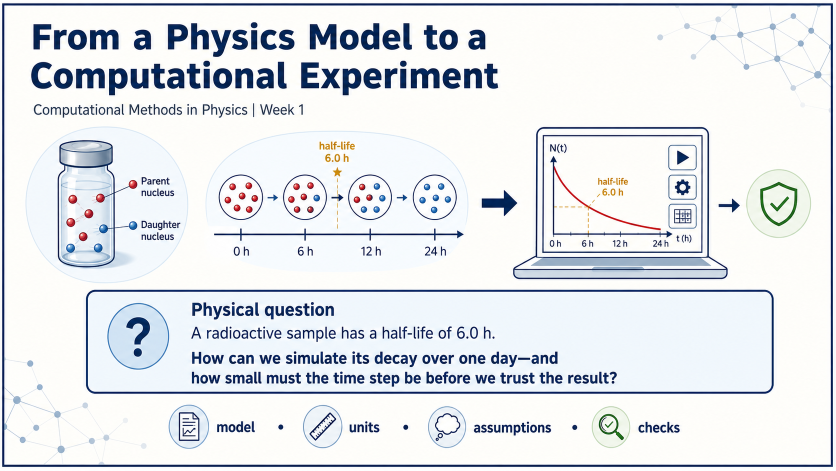
#> input picture Week01/.agent/lecture-slides/01_From_a_Physics_Model_to_a_Computational_Experiment.png, 1672 x 941 px (shown at 1/2 size)
$ python -i normalize_raster_week01.py   (imports and definitions only)
#> lines starting #> are read from the running program, lines starting #| are printed output that depends on the picture; after the words box and inside, x2 and y2 are one past the last pixel; in counts of white or black regions, pixels touching at a corner belong together
#!/usr/bin/env python3
"""Normalize ImageGen slide rasters without adding visible slide content.

The source images are complete ImageGen slides. This helper only removes the
generator's near-white canvas tint, preserves aspect ratio while fitting the
image inside a 1920x1080 white canvas, and adds a quiet left/top safe margin so
the locked title anchor is approximately 6% / 5.5% for the course master.
"""

from __future__ import annotations

import argparse
from pathlib import Path

import numpy as np
from PIL import Image


TARGET_W = 1920
TARGET_H = 1080
CONTENT_W = 1870
CONTENT_H = 1052
LEFT_PAD = 50
TOP_PAD = 14
TITLE_X = 110
TITLE_Y = 60


def flatten_near_white(image: Image.Image) -> Image.Image:
    """Make the generated canvas genuinely white without flattening ink."""

    rgb = image.convert("RGB")
    pixels = rgb.load()
    for y in range(rgb.height):
        for x in range(rgb.width):
            r, g, b = pixels[x, y]
            # Keep pale coloured cards, but remove the generator's neutral
            # 250–255 canvas haze and compression flecks.
            if min(r, g, b) >= 250 and max(r, g, b) - min(r, g, b) <= 3:
                pixels[x, y] = (255, 255, 255)
    return rgb


def align_title_anchor(image: Image.Image) -> Image.Image:
    """Translate the generated raster so the title band shares one anchor."""

    array = np.asarray(image.convert("RGB"))
    title_band = array[20:180]
    title_mask = (
        (title_band[:, :, 0] < 120)
        & (title_band[:, :, 1] < 135)
        & (title_band[:, :, 2] < 175)
    )
    title_y, title_x = np.where(title_mask)
    if title_x.size == 0:
        return image

    delta_x = TITLE_X - int(title_x.min())
    delta_y = TITLE_Y - int(title_y.min() + 20)
    # Keep the entire generated slide visible if a long title or a card sits
    # near an edge. The target is approximate by design, while crop safety is
    # non-negotiable.
    all_mask = np.any(array < 230, axis=2)
    all_y, all_x = np.where(all_mask)
    if all_x.size:
        delta_x = max(-int(all_x.min()), min(int(image.width - 1 - all_x.max()), delta_x))
    if all_y.size:
        delta_y = max(-int(all_y.min()), min(int(image.height - 1 - all_y.max()), delta_y))
    if delta_x == 0 and delta_y == 0:
        return image

    aligned = Image.new("RGB", image.size, (255, 255, 255))
    aligned.paste(image, (delta_x, delta_y))
    return aligned


def normalize(source: Path, destination: Path) -> None:
#> called with destination = 'out.png'
    image = flatten_near_white(Image.open(source))
#> in flatten_near_white, rgb is the input picture: PIL image 1672x941 RGB; mean R, G, B 226.6, 230.1, 234.2
    fitted = image.resize((CONTENT_W, CONTENT_H), Image.Resampling.LANCZOS)
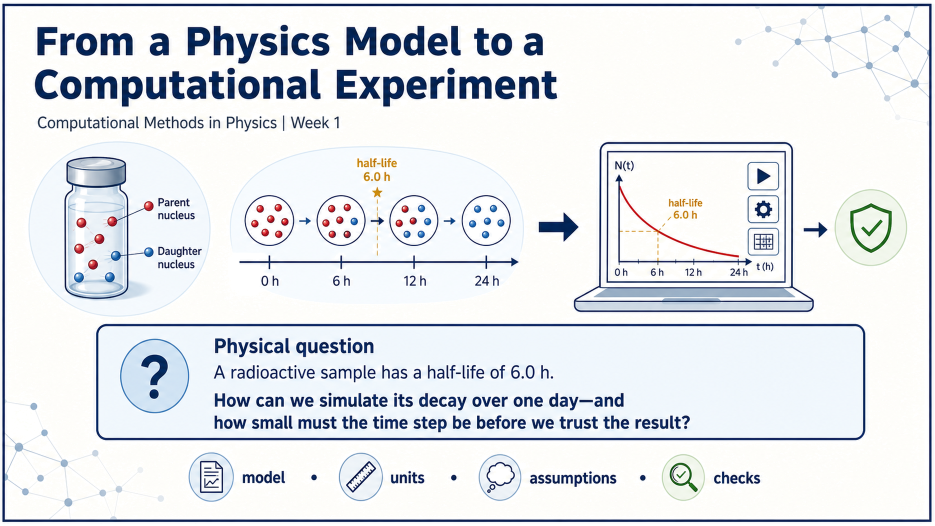
#> fitted: PIL image 1870x1052 RGB (shown at 1/2 size); mean R, G, B 226.8, 230.2, 234.5
    canvas = Image.new("RGB", (TARGET_W, TARGET_H), (255, 255, 255))
#> canvas: PIL image 1920x1080 RGB; every value is 255
    canvas.paste(fitted, (LEFT_PAD, TOP_PAD))
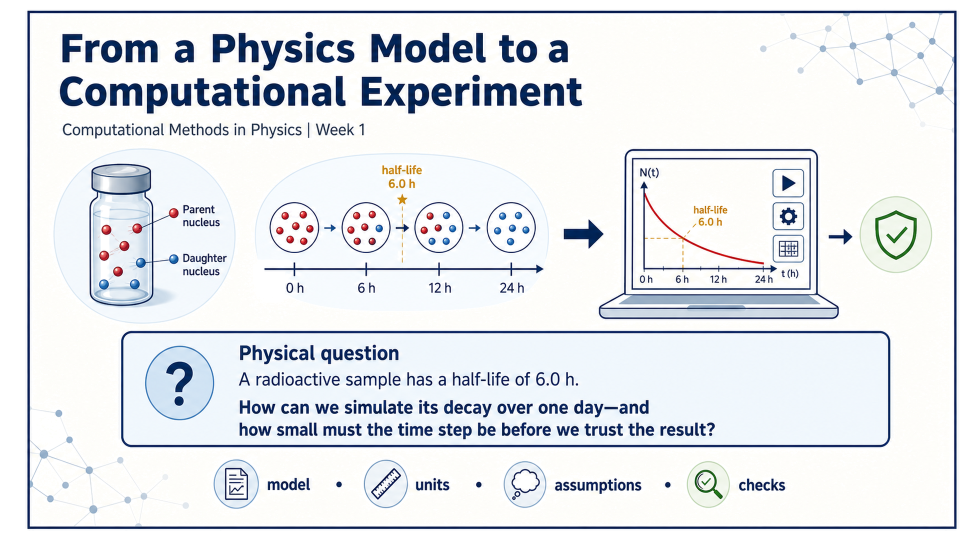
#> canvas: PIL image 1920x1080 RGB (shown at 1/2 size); mean R, G, B 228.3, 231.5, 235.6
    canvas = align_title_anchor(canvas)
#> in align_title_anchor, `title_band = array[20:180]`:
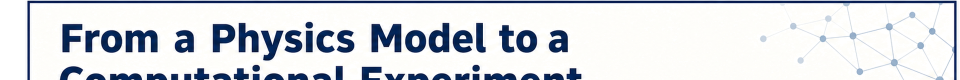
#> title_band: shape (160, 1920, 3) (shown at 1/2 size); mean R, G, B 215.7, 219.4, 225
#> in align_title_anchor, `title_mask = ( (title_band[:, :, 0] < 120) & (title_band[:, :, 1] < 13..`:
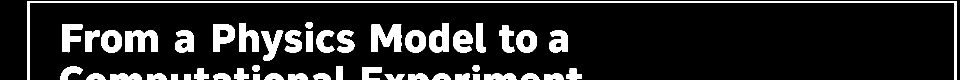
#> title_mask: shape (160, 1920) bool (shown at 1/2 size); 14.3% white; 48 white regions, largest, box (x1, y1, x2, y2) and area: (55, 2, 1913, 160) 8856, (743, 48, 803, 104) 2284, (251, 61, 315, 104) 1910
#> in align_title_anchor, `delta_x = TITLE_X - int(title_x.min())`: delta_x = 55
#> in align_title_anchor, `delta_y = TITLE_Y - int(title_y.min() + 20)`: delta_y = 38
#> in align_title_anchor, `all_mask = np.any(array < 230, axis=2)`:
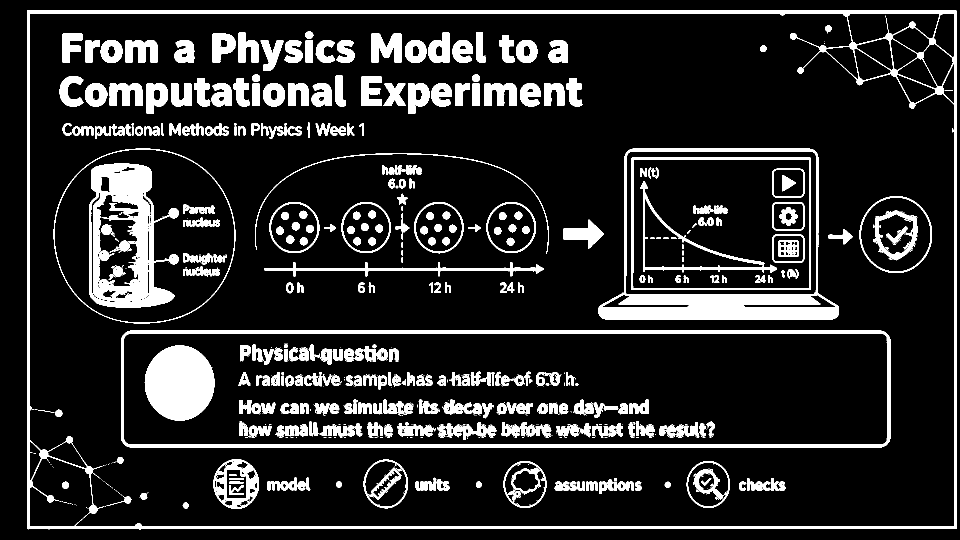
#> all_mask: shape (1080, 1920) bool (shown at 1/2 size); 14.4% white; 975 white regions (548 under 20 px), largest, box (x1, y1, x2, y2) and area: (54, 21, 1914, 1059) 40659, (1197, 297, 1678, 639) 25340, (178, 327, 358, 615) 24306
#> in align_title_anchor, `delta_x = max(-int(all_x.min()), min(int(image.width - 1 - all_x.max()..`: delta_x = 6
#> in align_title_anchor, `delta_y = max(-int(all_y.min()), min(int(image.height - 1 - all_y.max(..`: delta_y = 21
#> in align_title_anchor, `aligned.paste(image, (delta_x, delta_y))`:
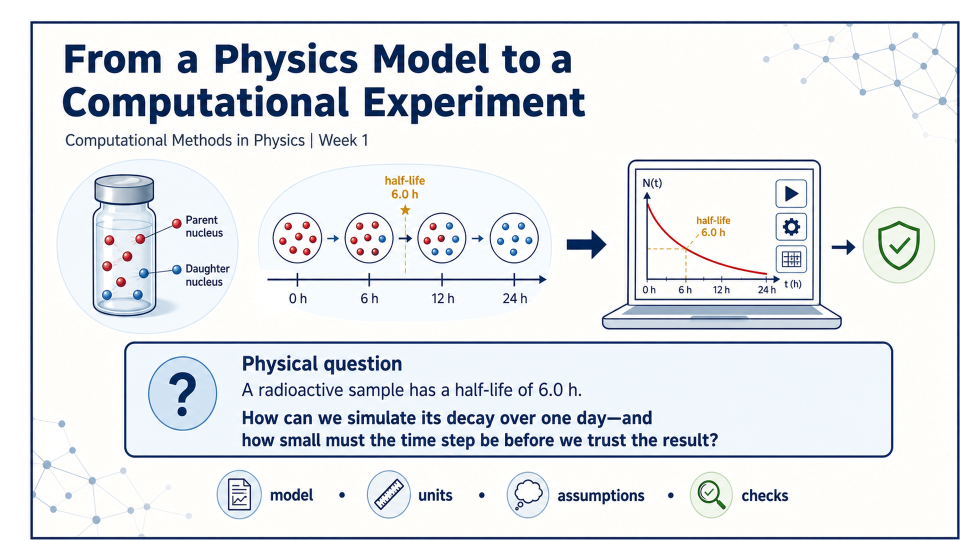
#> aligned: PIL image 1920x1080 RGB (shown at 1/2 size); mean R, G, B 228.3, 231.5, 235.6
#> (the run stopped early here; a loop or call above may not have finished)

$ run again, on Week01/.agent/lecture-slides/03_The_Radioactive_Decay_Model.png
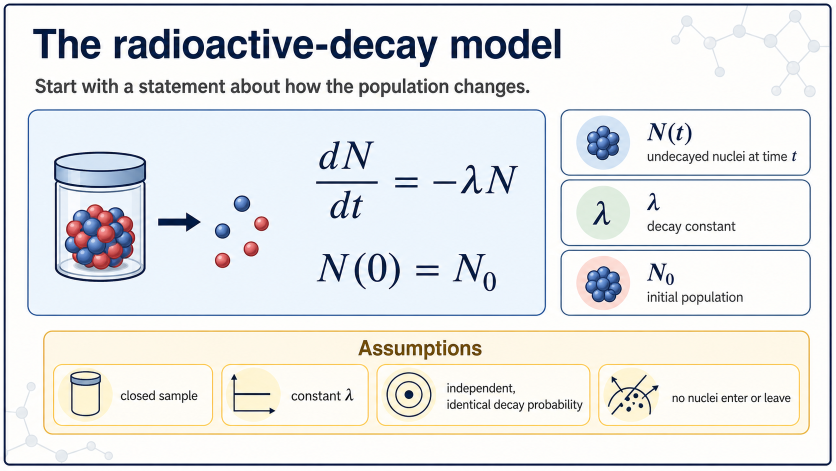
#> input picture Week01/.agent/lecture-slides/03_The_Radioactive_Decay_Model.png, 1672 x 941 px (shown at 1/2 size)
#> in flatten_near_white, rgb is the input picture: PIL image 1672x941 RGB; mean R, G, B 229.9, 231.3, 231.8
#> in align_title_anchor, `title_mask = ( (title_band[:, :, 0] < 120) & (title_band[:, :, 1] < 13..`:
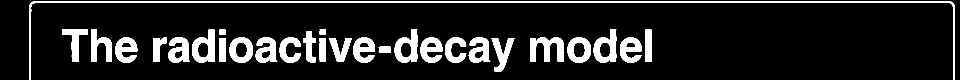
#> title_mask: shape (160, 1920) bool (shown at 1/2 size); 13.1% white; 28 white regions, largest, box (x1, y1, x2, y2) and area: (58, 2, 1910, 160) 8611, (1060, 75, 1128, 124) 2050, (789, 59, 835, 126) 1733
#> in align_title_anchor, `delta_x = TITLE_X - int(title_x.min())`: delta_x = 52
#> in align_title_anchor, `delta_y = TITLE_Y - int(title_y.min() + 20)`: delta_y = 38
#> all_mask: shape (1080, 1920) bool; 16.5% white; 734 white regions (393 under 20 px), largest, box (x1, y1, x2, y2) and area: (169, 352, 378, 645) 43854, (57, 21, 1911, 1056) 38610, (146, 752, 1862, 987) 18769
#> in align_title_anchor, `delta_x = max(-int(all_x.min()), min(int(image.width - 1 - all_x.max()..`: delta_x = 9
#> in align_title_anchor, `delta_y = max(-int(all_y.min()), min(int(image.height - 1 - all_y.max(..`: delta_y = 24
#> in align_title_anchor, `aligned.paste(image, (delta_x, delta_y))`:
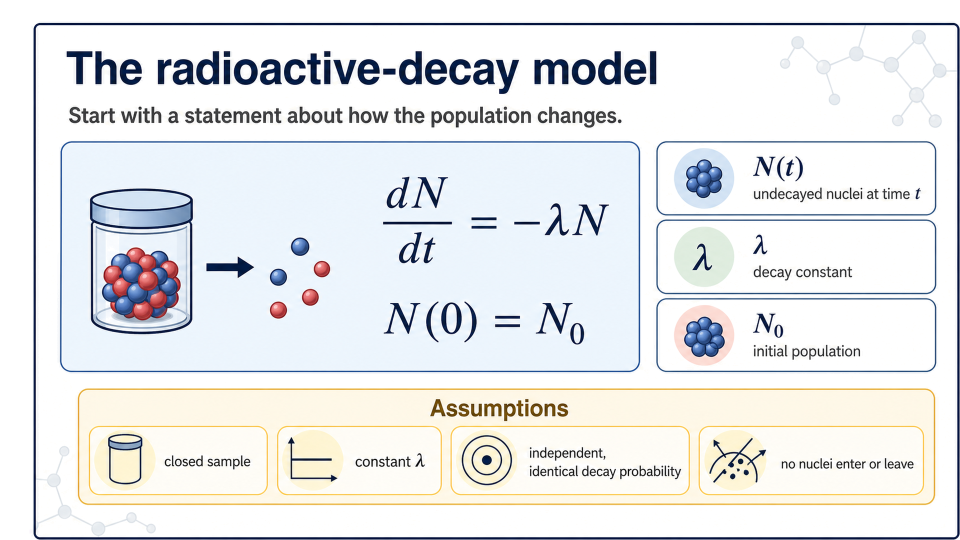
#> aligned: PIL image 1920x1080 RGB (shown at 1/2 size); mean R, G, B 231.6, 233.1, 234

$ run again, on Week01/.agent/lecture-slides/04_Units_and_Predictions.png
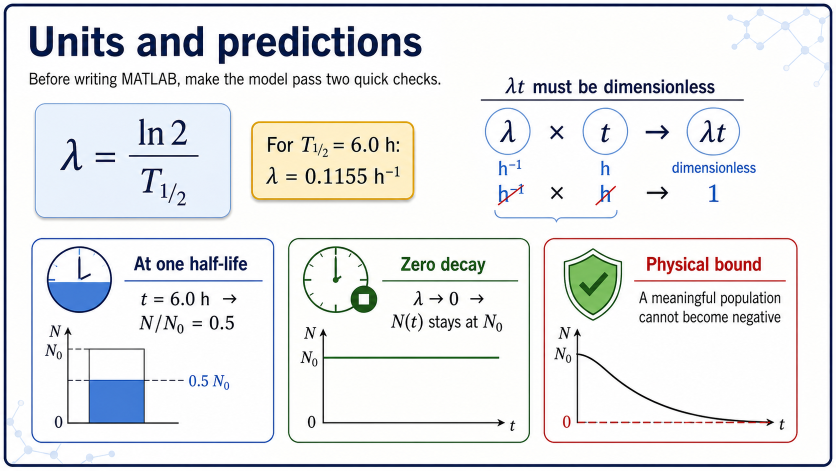
#> input picture Week01/.agent/lecture-slides/04_Units_and_Predictions.png, 1672 x 941 px (shown at 1/2 size)
#> in flatten_near_white, rgb is the input picture: PIL image 1672x941 RGB; mean R, G, B 231.3, 232.6, 233.9
#> in align_title_anchor, `title_mask = ( (title_band[:, :, 0] < 120) & (title_band[:, :, 1] < 13..`:
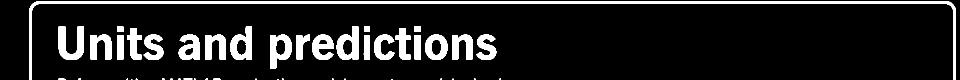
#> title_mask: shape (160, 1920) bool (shown at 1/2 size); 12.3% white; 45 white regions (19 under 20 px), largest, box (x1, y1, x2, y2) and area: (58, 2, 1912, 160) 12862, (117, 52, 168, 120) 1995, (540, 69, 584, 137) 1759
#> in align_title_anchor, `delta_x = TITLE_X - int(title_x.min())`: delta_x = 52
#> in align_title_anchor, `delta_y = TITLE_Y - int(title_y.min() + 20)`: delta_y = 38
#> all_mask: shape (1080, 1920) bool; 14.8% white; 495 white regions (161 under 20 px), largest, box (x1, y1, x2, y2) and area: (611, 284, 980, 468) 66981, (58, 21, 1913, 1059) 49002, (193, 745, 451, 962) 14860
#> in align_title_anchor, `delta_x = max(-int(all_x.min()), min(int(image.width - 1 - all_x.max()..`: delta_x = 7
#> in align_title_anchor, `delta_y = max(-int(all_y.min()), min(int(image.height - 1 - all_y.max(..`: delta_y = 21
#> in align_title_anchor, `aligned.paste(image, (delta_x, delta_y))`:
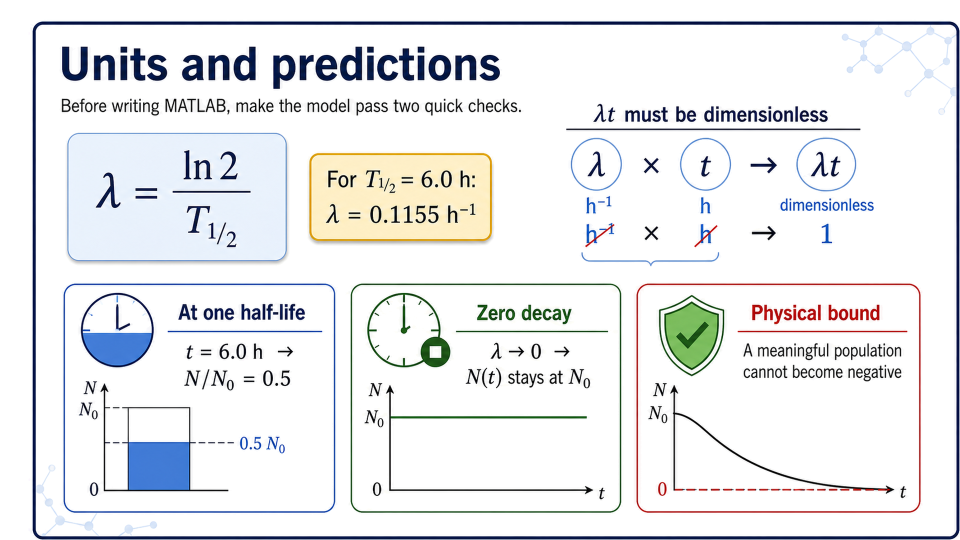
#> aligned: PIL image 1920x1080 RGB (shown at 1/2 size); mean R, G, B 233.3, 234.6, 236.2

$ run again, on Week01/.agent/lecture-slides/05_Forward_Euler_Time_Step_Rule.png
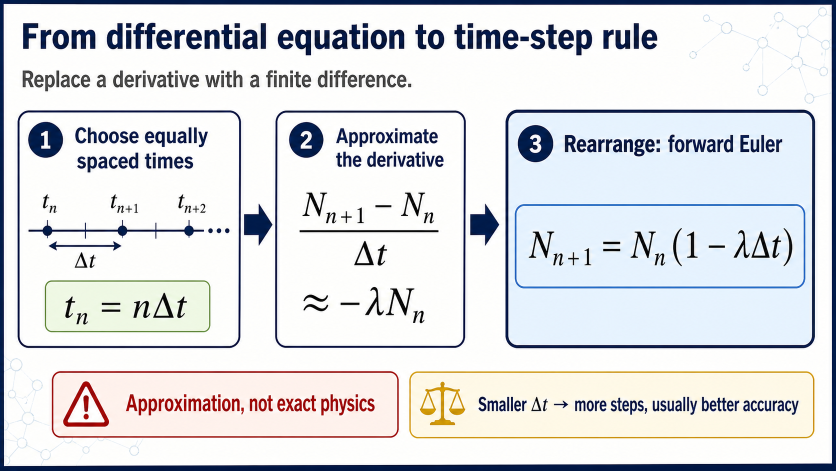
#> input picture Week01/.agent/lecture-slides/05_Forward_Euler_Time_Step_Rule.png, 1672 x 941 px (shown at 1/2 size)
#> in flatten_near_white, rgb is the input picture: PIL image 1672x941 RGB; mean R, G, B 220.1, 221.7, 225
#> in align_title_anchor, `title_mask = ( (title_band[:, :, 0] < 120) & (title_band[:, :, 1] < 13..`:
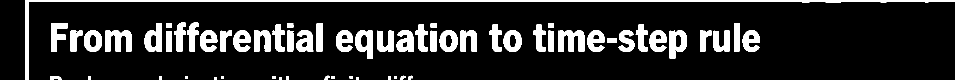
#> title_mask: shape (160, 1920) bool (shown at 1/2 size); 15% white; 61 white regions, largest, box (x1, y1, x2, y2) and area: (50, 0, 1920, 160) 9988, (1116, 60, 1169, 103) 1593, (210, 60, 263, 103) 1552
#> in align_title_anchor, `delta_x = TITLE_X - int(title_x.min())`: delta_x = 60
#> in align_title_anchor, `delta_y = TITLE_Y - int(title_y.min() + 20)`: delta_y = 40
#> all_mask: shape (1080, 1920) bool; 23.1% white; 2229 white regions (1646 under 20 px), largest, box (x1, y1, x2, y2) and area: (1180, 258, 1874, 793) 144625, (50, 14, 1920, 1066) 64809, (150, 640, 521, 758) 37510
#> in align_title_anchor, `delta_x = max(-int(all_x.min()), min(int(image.width - 1 - all_x.max()..`: delta_x = 0
#> in align_title_anchor, `delta_y = max(-int(all_y.min()), min(int(image.height - 1 - all_y.max(..`: delta_y = 14
#> in align_title_anchor, `aligned.paste(image, (delta_x, delta_y))`:
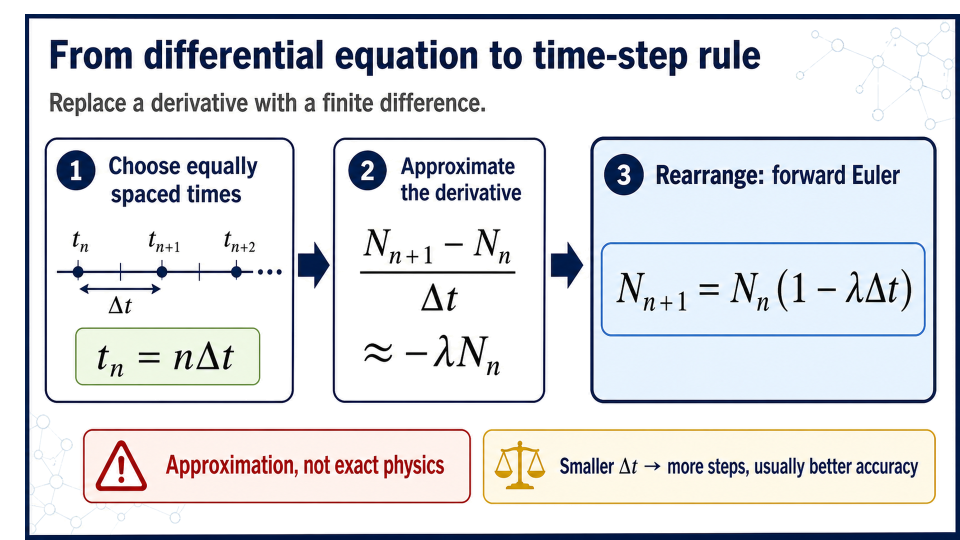
#> aligned: PIL image 1920x1080 RGB (shown at 1/2 size); mean R, G, B 222.5, 223.9, 227.6
